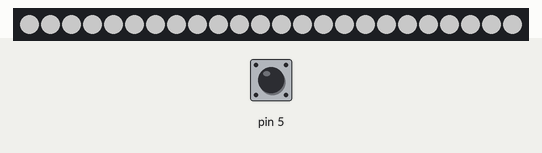
This sketch was run on a simulated Arduino Uno, built with avr-gcc and run on an emulated ATmega328P. Shown: 24 RGB LEDs in strip order, left to right. The inputs (shaded band) are chosen by the test bench; at power-on: pin 5 HIGH. Dim RGB values are drawn brighter than linear.

Above: at 1.2 s.
1.3 s: pin 5 pulled LOW for 1 s
At 2.77 s:
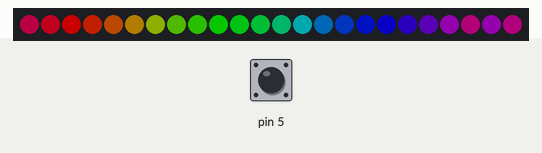
2.9 s: pin 5 pulled LOW for 0.15 s
At 3.9 s:
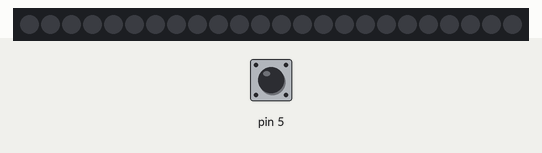
4.5 s: pin 5 pulled LOW for 0.15 s
At 4.82 s:
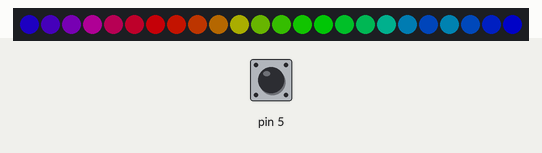
5.2 s: pin 5 pulled LOW for 3.2 s
At 8.73 s:
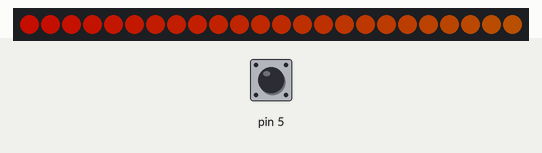
9.0 s: pin 5 pulsed LOW 2 times (0.12 s each, 0.3 s apart)
At 9.66 s:
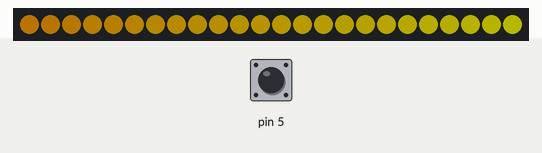
11.9 s: pin 5 pulsed LOW 2 times (0.12 s each, 0.3 s apart)
At 12.56 s:
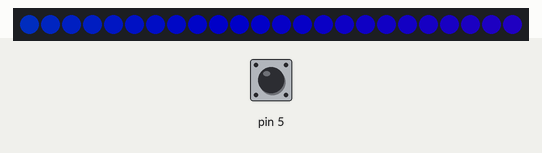
Timing chart, 0 to 14.9 s (numbered marks = the images above; inputs shaded):
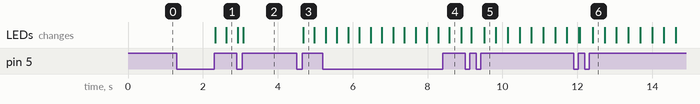

The sketch:

big_switch_code.ino
```cpp
#include <FastLED.h>
#include <PinButton.h>
#include <MultiButton.h>

#define NUM_LEDS 24
#define LED_PIN 2
#define MAX_BRIGHTNESS 100
#define NUM_ANIMATIONS 3
// Animation 0 is white
// Animation 1 is rainbowspin
CRGB led[NUM_LEDS];
PinButton myButton(5);
int animationState = 0;
int ledsOn = 1;
bool buttonState = false;
bool currentButtonState = false;
unsigned long buttonPressStartTime = 0;
bool longPressActive = false;
void setup() {
  FastLED.addLeds<NEOPIXEL, LED_PIN>(led, NUM_LEDS);
  FastLED.setBrightness(MAX_BRIGHTNESS);
  for (int i = 0; i < NUM_LEDS; i++) {
    led[i] = CRGB(255, 255, 255);
  }
  FastLED.show();
//  Serial.begin(9600);
}

void toggle() {
  if (ledsOn == 1) {
    FastLED.setBrightness(0);
    FastLED.show();
    ledsOn = 0;
  } else if (ledsOn == 0) {
    FastLED.setBrightness(MAX_BRIGHTNESS);
    FastLED.show();
    ledsOn = 1;
  }
}

void rainbowSpin() {
  static  byte *c;
  static  uint16_t i, j;
  j = (j+1) % 255;
  i = (i+1) % NUM_LEDS;
  c = Wheel(((i * 256 / NUM_LEDS) + j) & 255);
  led[NUM_LEDS - 1 - i].setRGB(*c, *(c+1), *(c+2));
  FastLED.show();
}

void white(){
  for (int i = 0; i < NUM_LEDS; i++) {
    led[i] = CRGB(255, 255, 255);
  }
  FastLED.show();
}

void rainbowCycle() {
  static uint8_t cycleIndex = 0;
  uint8_t numSteps = 255; // You can adjust this value to control the smoothness of the color transition
  uint8_t speed = 1;     // You can adjust this value to control the speed of the color transition

  cycleIndex = (cycleIndex + speed) % 256; // Update the cycleIndex with the speed

  // Calculate the color step size based on the number of steps
  uint8_t stepSize = 256 / numSteps;

  // Set the entire LED array to the current color based on the cycleIndex
  for (int i = 0; i < NUM_LEDS; i++) {
    led[i].setHSV((cycleIndex + i * stepSize) & 255, 255, 255);
  }

  FastLED.show();
  delay(25);
}

void loop() {

  myButton.update();
  if (myButton.isClick()) {
    currentButtonState = true;
  }
  if (myButton.isReleased()) {
    currentButtonState = false;
  }

  if (currentButtonState != buttonState) {
    // Button state changed, check if it was pressed or released
    if (currentButtonState) {
      // Button was pressed
      buttonPressStartTime = millis();
      longPressActive = false;
    } else {
      // Button was released
      unsigned long pressDuration = millis() - buttonPressStartTime;

      if (pressDuration < 500) {
        // Short press: Toggle LED on/off
        toggle();
      } else {
        // Long press: Cycle through animations
        cycleAnimation();
      }
    }
    // Update the button state variable
    buttonState = currentButtonState;
  }

  // Choose the current animation
  switch (animationState) {
    case 0:
      white();
      break;
    case 1:
      rainbowSpin();
      break;
    case 2:
      rainbowCycle();
      break;
  }
}

void cycleAnimation() {
  animationState = (animationState + 1) % NUM_ANIMATIONS;
}

byte *Wheel(byte WheelPosition) {
  static byte c[3];

  if(WheelPosition < 85) {
   c[0] = WheelPosition * 3;
   c[1] = 255 - WheelPosition * 3;
   c[2] = 0;
  }
  else if(WheelPosition < 170) {
   WheelPosition -= 85;
   c[0] = 255 - WheelPosition * 3;
   c[1] = 0;
   c[2] = WheelPosition * 3;
  }
  else {
   WheelPosition -= 170;
   c[0] = 0;
   c[1] = WheelPosition * 3;
   c[2] = 255 - WheelPosition * 3;
  }

  return c;
}
```

Measured:
- after the input at 1.3 s, the LEDs: first change after 1.0 s (image 1 shows a later state)
- after the input at 2.9 s, the LEDs: first differ from a run without the input after 0.17 s (image 2)
- after the input at 4.5 s, the LEDs: change after 0.18 s (image 3)
- after the input at 5.2 s, the LEDs: first differ from a run without the input after 3.4 s (image 4)
- after the input at 9.0 s, the LEDs: first change after 0.16 s (image 5 shows a later state)
- after the input at 11.9 s, the LEDs: first differ from a run without the input after 0.16 s (image 6 shows a later state)
